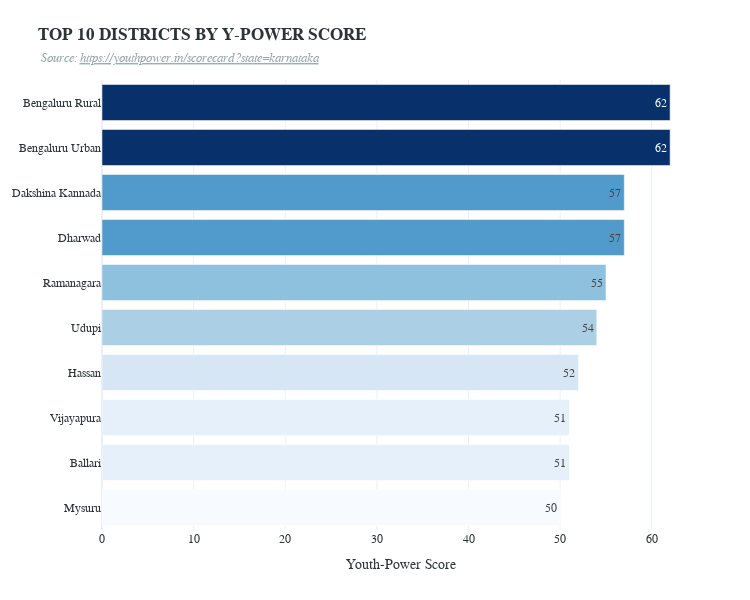

The code cell stored with this chart in its notebook:
### Code cell
import pandas as pd
import plotly.express as px
import plotly.graph_objects as go

# 1. LOAD AND PRECISE CLEANING
df = pd.read_csv('data/karnataka_complete_scorecard.csv')

def clean_val(val):
    if pd.isna(val) or val == 'N/A': return 0
    val = str(val).upper().replace(',', '').replace('%', '')
    if 'L' in val: return float(val.replace('L', '')) * 100000
    if 'K' in val: return float(val.replace('K', '')) * 1000
    try: return float(val)
    except: return 0

df['Y-Power Score'] = df['Y-Power Score'].apply(clean_val)

# 2. ISOLATING THE TOP 10 MAGNITUDE NODES
# We sort descending for the top 10, then ascending for the chart y-axis ranking
df_top10 = df.sort_values('Y-Power Score', ascending=False).head(10).copy()
df_top10 = df_top10.sort_values('Y-Power Score', ascending=True)

# 3. OPTION A: PROFESSIONAL HORIZONTAL BAR (High Clarity)
fig_bar = px.bar(
    df_top10,
    x='Y-Power Score',
    y='District',
    orientation='h',
    text='Y-Power Score',
    color='Y-Power Score',
    color_continuous_scale='Blues',
    template='plotly_white',
    title='<b>TOP 10 DISTRICTS BY Y-POWER SCORE</b><br>'
)

fig_bar.update_layout(
    title=dict(text=("<b>TOP 10 DISTRICTS BY Y-POWER SCORE</b><br>"
            "<span style='font-size:13px; color:#95a5a6; font-family:Arial;'> "
            "<i>Source: <u>https://youthpower.in/scorecard?state=karnataka</u></i></span><br>"
            "<span style='font-size:10px; color:#7f8c8d; font-family:monospace;'> ")),
    xaxis_title='Youth-Power Score</b><br>',
    yaxis_title=None,
    font=dict(family="Arial, sans-serif", size=12, color="#2d3436"),
    margin=dict(l=100, r=50, t=80, b=20),
    coloraxis_showscale=False,
    height=600,
    width = 750,
    hovermode='y unified',
)

fig_bar.show()

### Figure 1 — Plotly figure (JSON) as saved in the notebook; plotly's stock layout.template omitted (floating-point values rounded to 4 significant figures)
{"data": [{"hovertemplate": "Y-Power Score=%{marker.color}<br>District=%{y}<extra></extra>", "legendgroup": "", "marker": {"color": [50.0, 51.0, 51.0, 52.0, 54.0, 55.0, 57.0, 57.0, 62.0, 62.0], "coloraxis": "coloraxis", "pattern": {"shape": ""}}, "name": "", "orientation": "h", "showlegend": false, "text": [50.0, 51.0, 51.0, 52.0, 54.0, 55.0, 57.0, 57.0, 62.0, 62.0], "textposition": "auto", "type": "bar", "x": [50.0, 51.0, 51.0, 52.0, 54.0, 55.0, 57.0, 57.0, 62.0, 62.0], "xaxis": "x", "y": ["Mysuru", "Ballari", "Vijayapura", "Hassan", "Udupi", "Ramanagara", "Dharwad", "Dakshina Kannada", "Bengaluru Urban", "Bengaluru Rural"], "yaxis": "y"}], "layout": {"barmode": "relative", "coloraxis": {"colorbar": {"title": {"text": "Y-Power Score"}}, "colorscale": [[0, "rgb(247,251,255)"], [0.125, "rgb(222,235,247)"], [0.25, "rgb(198,219,239)"], [0.375, "rgb(158,202,225)"], [0.5, "rgb(107,174,214)"], [0.625, "rgb(66,146,198)"], [0.75, "rgb(33,113,181)"], [0.875, "rgb(8,81,156)"], [1, "rgb(8,48,107)"]], "showscale": false}, "font": {"color": "#2d3436", "family": "Arial, sans-serif", "size": 12}, "height": 600, "hovermode": "y unified", "legend": {"tracegroupgap": 0}, "margin": {"b": 20, "l": 100, "r": 50, "t": 80}, "title": {"text": "<b>TOP 10 DISTRICTS BY Y-POWER SCORE</b><br><span style='font-size:13px; color:#95a5a6; font-family:Arial;'> <i>Source: <u>https://youthpower.in/scorecard?state=karnataka</u></i></span><br><span style='font-size:10px; color:#7f8c8d; font-family:monospace;'> "}, "width": 750, "xaxis": {"anchor": "y", "domain": [0, 1], "title": {"text": "Youth-Power Score</b><br>"}}, "yaxis": {"anchor": "x", "domain": [0, 1], "title": {}}}}
